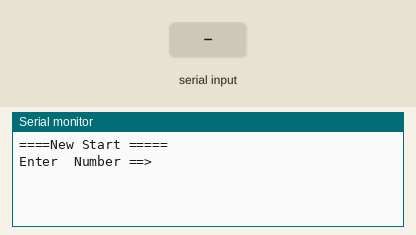
The sketch below on a simulated Arduino Uno, built with avr-gcc and run on an emulated ATmega328P. Parts: the last lines printed to the serial monitor. The inputs (shaded band) are chosen by the test bench.

Above: at 1.2 s.
1.3 s: "90,45\n" received over Serial
At 2.2 s:
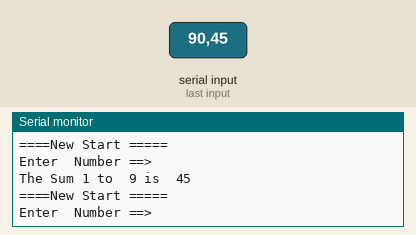
2.8 s: "30,150\n" received over Serial
At 4.3 s:
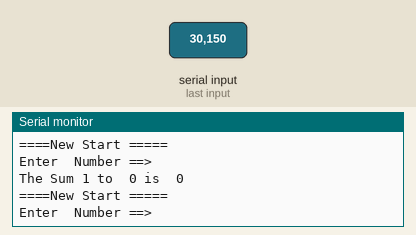
Timing chart, 0 to 5.8 s (numbered marks = the images above; inputs shaded):
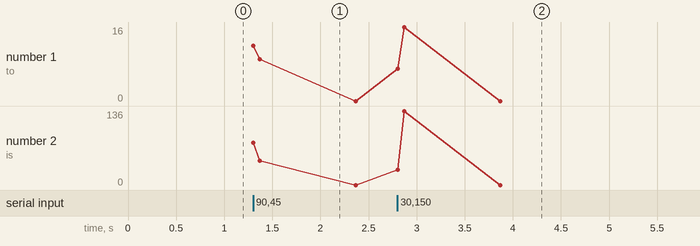

The sketch:

ex5-6.ino
```cpp
void setup() {
  // 시리얼 통신 속도 설정 : 속도 9600 bps, 8데이터 비트, 패리티 없음, 한 개의 스톱비트
 Serial.begin(9600) ;

}
void loop() {
     int Sum = 0, Num1 = 0;
     int  i = 0 ;


      Serial.println("====New Start =====");
      Serial.println("Enter  Number ==>");

           // PC에서 데이터가 전송되어 올때까지 기다린다.
          while(1) {
             if(Serial.available() > 0 ) break;
          }
          Num1 =  Serial.parseInt();

         for( ; ; ) {
              Sum = Sum + i ;
              if(Sum > Num1 ) break;
              i++ ;
         }
         Sum = Sum - i ;
         i-- ;
         Serial.print("The Sum 1 to  ");
         Serial.print(i);
         Serial.print(" is  ");
         Serial.println(Sum);
}
```

Measured:
- after the input at 1.3 s, the serial monitor: prints a new line at once (image 1)
- after the input at 2.8 s, the serial monitor: prints a new line at once (image 2)
